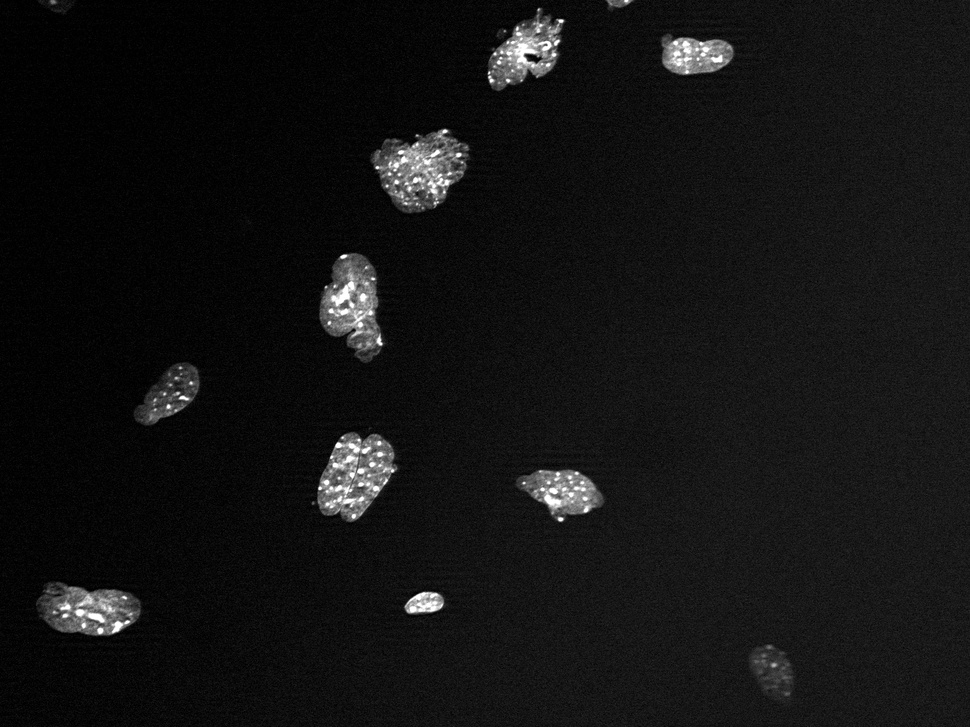
#> input picture imaging/EASY.jpg, 970 x 727 px, shrunk from 1344 x 1008 before the run
$ python cell_count.py EASY.jpg 5   (Python 2 division)   (older library calls are emulated)
#> lines starting #> are read from the running program, lines starting #| are printed output that depends on the picture
#!/usr/bin/python

import numpy as np
import scipy
import pylab
import pymorph
import mahotas
from scipy import ndimage
import sys

dna = mahotas.imread(sys.argv[1])
#> dna: shape (727, 970, 3); min 0, max 255, mean 19
gauss = int(sys.argv[2])
dnaf = ndimage.gaussian_filter(dna, gauss)
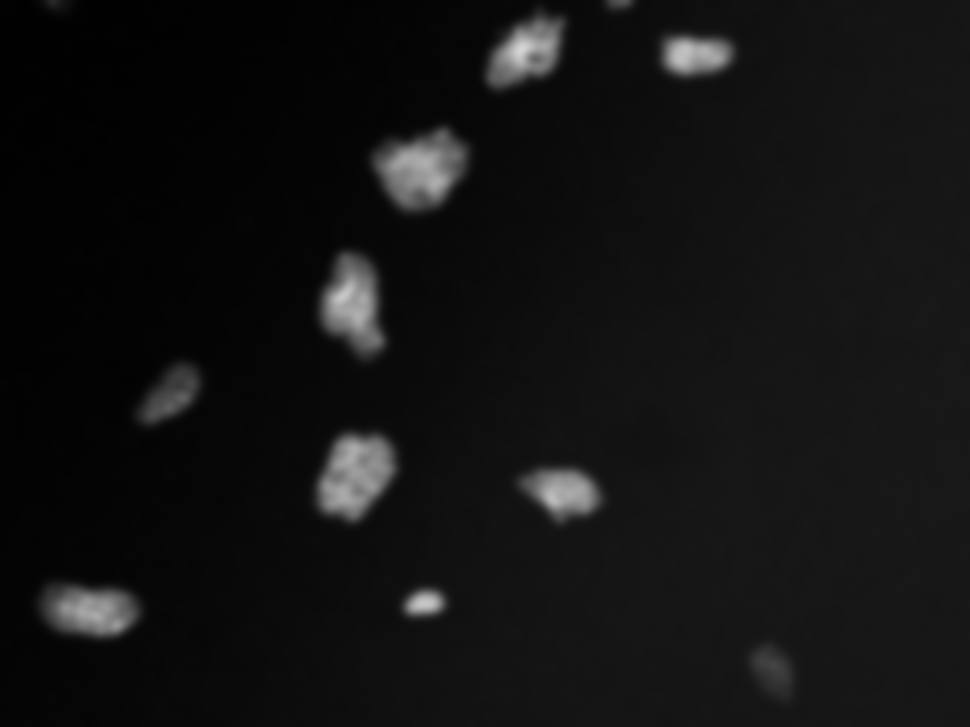
#> dnaf: shape (727, 970, 3); min 1, max 213, mean 18
#> (the run stopped early here; a loop or call above may not have finished)
